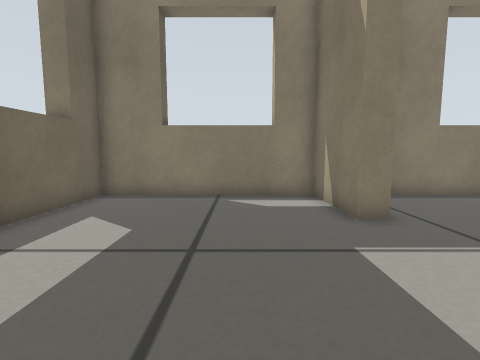
View 1 (above)

12 first-person views from a walk through a world built for the Gazebo simulator. The camera is 0.31 m above the floor, tilts 6° down and sees 85° across. The floor is counted in squares, 0.2 m on a side. Each view is taken from the middle of a square. On the plan, view 1 faces up. The plan holds only what a view shows up to about 14 squares ahead; the rest is blank.

View 2
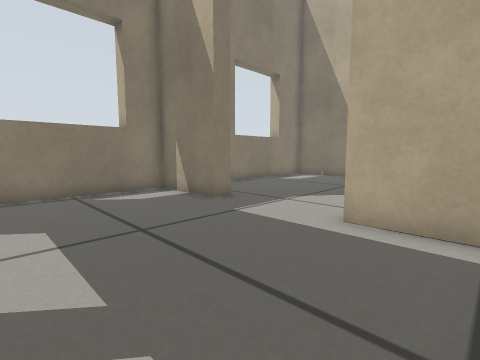

View 3
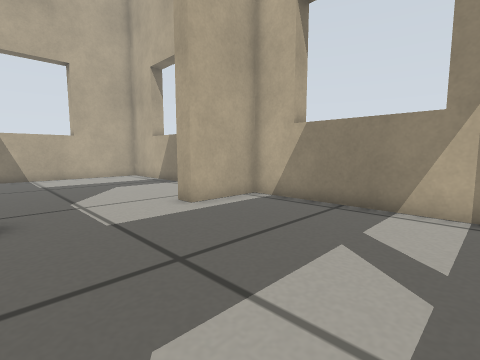

View 4
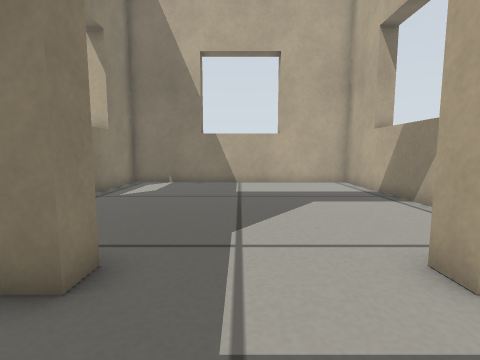

View 5
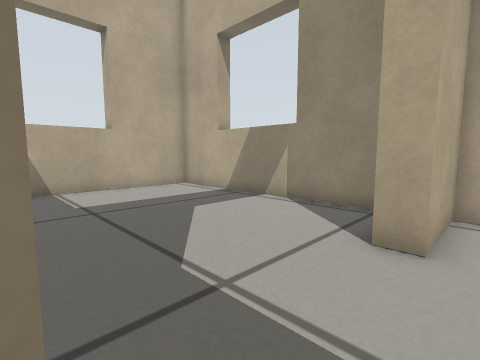

View 6
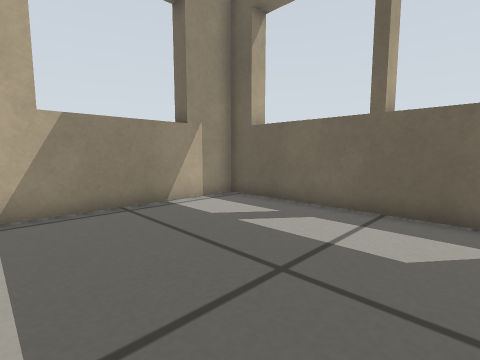

View 7
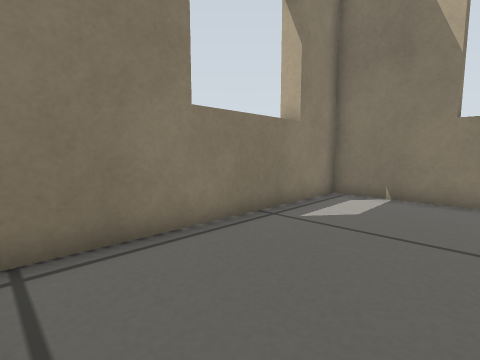

View 8
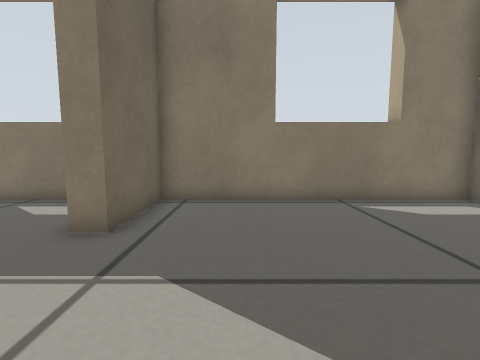

View 9
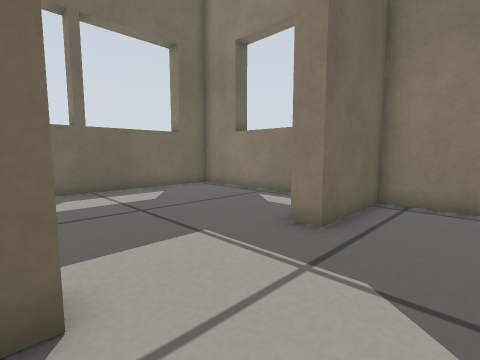

View 10
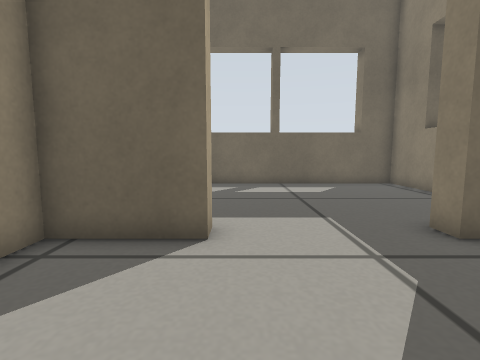

View 11
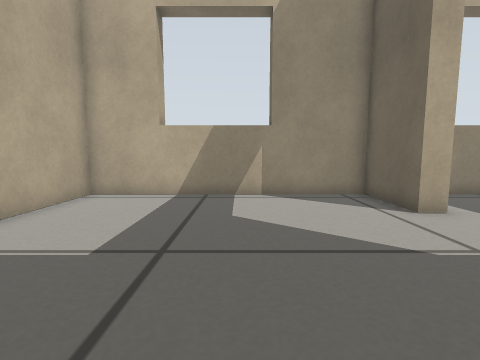

View 12
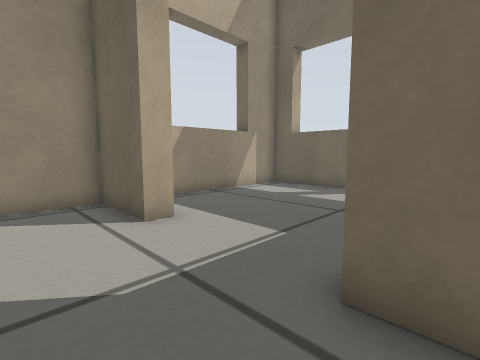

### Floor plan
Ten units are one square. View 1 is at (0, 0); x grows to the right and y downward. Boxes are objects, and circles mark ways between rooms. Rooms are numbered by the first view taken in them; rooms with no view inside come last. Other rooms are left out.
<svg viewBox="-55 -100 195 120">
<path fill="none" stroke="#000" d="M27 -59 27 -95 -50 -95 -50 15 27 15 27 -14M34 -14 34 15 135 15 135 -95 34 -95 34 -59"/>
<circle cx="30" cy="-40" r="3" fill="#2a7"/>
<text x="-10" y="-40">1</text>
<text x="80" y="-40">2</text>
</svg>
Room 1 opens to room 2.

Where each view was taken, in squares from view 1:
view 1: 0 up, 0 right, facing up
view 2: 1 down, 3 left, facing up-right
view 3: 6 up, 4 left, facing down-right
view 4: 4 up, 0 right, facing right
view 5: 6 up, 2 right, facing down-right
view 6: 6 up, 2 right, facing down-left
view 7: 5 up, 4 right, facing up-right
view 8: 1 up, 6 right, facing up
view 9: 1 up, 6 right, facing up-left
view 10: 2 up, 8 right, facing left
view 11: 8 up, 8 right, facing down
view 12: 7 up, 6 right, facing down-left
